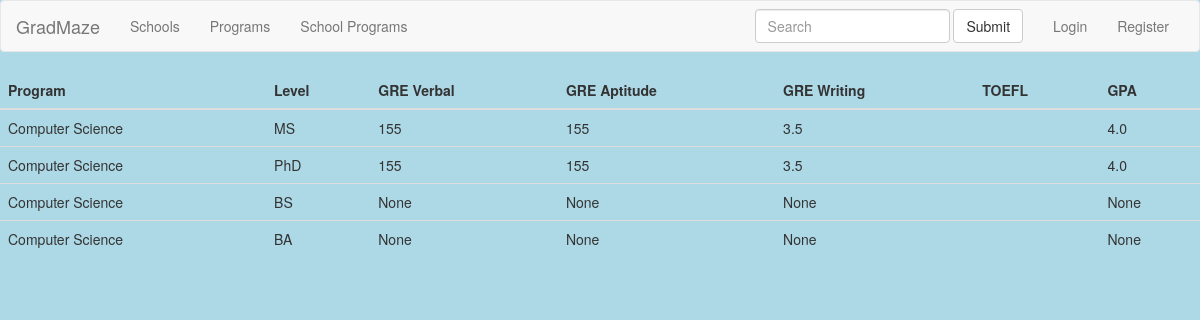
Screenshot of /GradMaze/detailprogram/ with the database file from the repository.
### main/models.py (models this page shows, shortened)
class Program(models.Model):
    name = models.CharField(max_length=50)
    level = models.CharField(max_length=50)  # Masters/PhD/PSM
    school_level = models.CharField(max_length=50) # Graduate vs Undergraduate
    greverbal = models.IntegerField(null=True)
    greapti = models.IntegerField(null=True)
    grewriting = models.IntegerField(null=True)
    toeflreading = models.IntegerField(null=True)
    toefllistening = models.IntegerField(null=True)
    toeflspeaking = models.IntegerField(null=True)
    toeflwriting = models.IntegerField(null=True)
    gpa = models.FloatField(null=True)

### main/views.py (the view)
class DetailProgramListView(ListView):
    model = Program
    template_name = 'detail_program_list.html'

### templates/detail_program_list.html (shortened to what this page needs)
{% extends "base.html" %}
{% block content %}
  <div class="table-responsive">
  <table class="table">
    <thead>
      <tr>
        <th>Program</th>
        <th>Level</th>
        <th>GRE Verbal</th>
        <th>GRE Aptitude</th>
        <th>GRE Writing</th>
        <th>TOEFL</th>
        <th>GPA</th>
      </tr>
    </thead>
    <tbody>
      {% for program in object_list %}
      <tr>
        <td>{{ program.name }}</td>
        <td>{{ program.level }}</td>
        <td>{{ program.greverbal }}</td>
        <td>{{ program.greapti }}</td>
        <td>{{ program.grewriting }}</td>
        <td>{{ program.toefl }}</td>
        <td>{{ program.gpa }}</td>
      </tr>
      {% endfor %}
    </tbody>
  </table>
  </div>
{% endblock %}

### static/css/base.css (style rules this page uses)
html body { background-color: lightblue; }

### rows the page displays
Program: name "Computer Science", level "MS", greverbal "155", greapti "155", grewriting "3.5", gpa "4.0"
Program: name "Computer Science", level "PhD", greverbal "155", greapti "155", grewriting "3.5", gpa "4.0"
Program: name "Computer Science", level "BS", greverbal "None", greapti "None", grewriting "None", gpa "None"
Program: name "Computer Science", level "BA", greverbal "None", greapti "None", grewriting "None", gpa "None"
